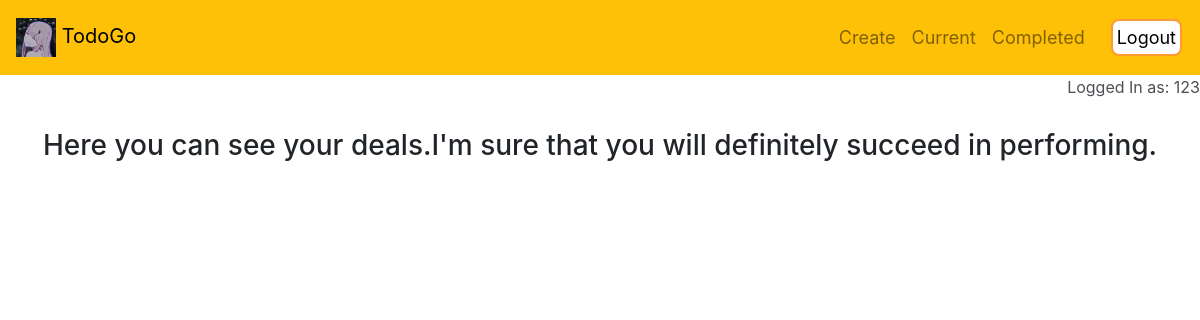
The page /current/ (signed in) on the database as committed earlier.
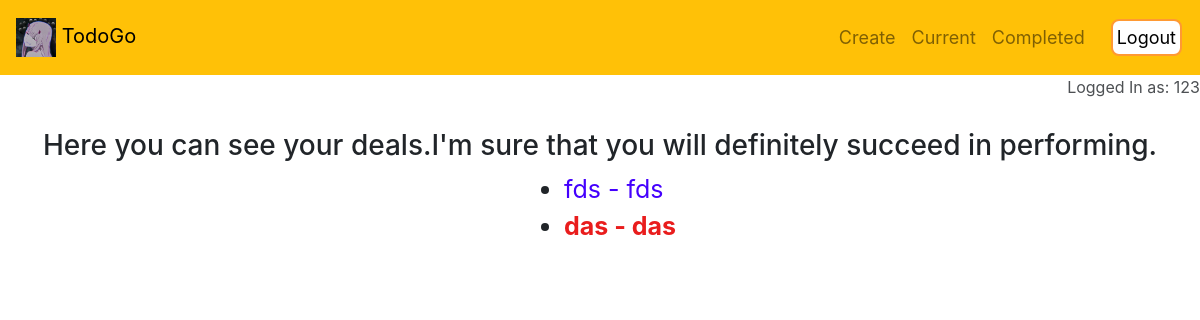
The same page on the database as committed later.
### todo/models.py (models this page shows, shortened)
class Todo(models.Model):
    title = models.CharField(max_length=100)
    description = models.TextField(blank=True)
    date_created = models.DateTimeField(auto_now_add=True)
    date_completed = models.DateTimeField(null=True, blank=True)
    important = models.BooleanField(default=False)
    user = models.ForeignKey(User, on_delete=models.CASCADE, null=False)

### todo/views.py (the view)
# urls.py: path('current/', views.currenttodos, name='currenttodos'),
@login_required
def currenttodos(request):
    todos = Todo.objects.filter(user=request.user, date_completed__isnull=True)
    return render(request, 'todo/currenttodos.html', {'todos':todos})

### todo/templates/todo/currenttodos.html
{% extends 'todo/base.html' %}
{% block content %}
<h3 class="currentcenter">Here you can see your deals.I'm sure that you will definitely succeed in performing.</h3>
<div class='currenttodos'>
    <ul>
        {% for todo in todos %}
        <li>{% if todo.important %}
            <b><a style="color: rgb(233, 29, 29);" href="{% url 'viewtodo' todo.id %}">{{ todo.title }}
        {% else %}
            <a style="color: rgb(68, 0, 253);" href="{% url 'viewtodo' todo.id %}">{{ todo.title }}
        {% endif %}
            {% if todo.description %} - {{ todo.description }}{% endif %}</a>
        </li>
        {% endfor %}
    </ul>
</div>
{% endblock %}

Rows that differ between the two databases and show on the page:
added Todo: title "fds", description "fds"
added Todo: title "das", description "das"
